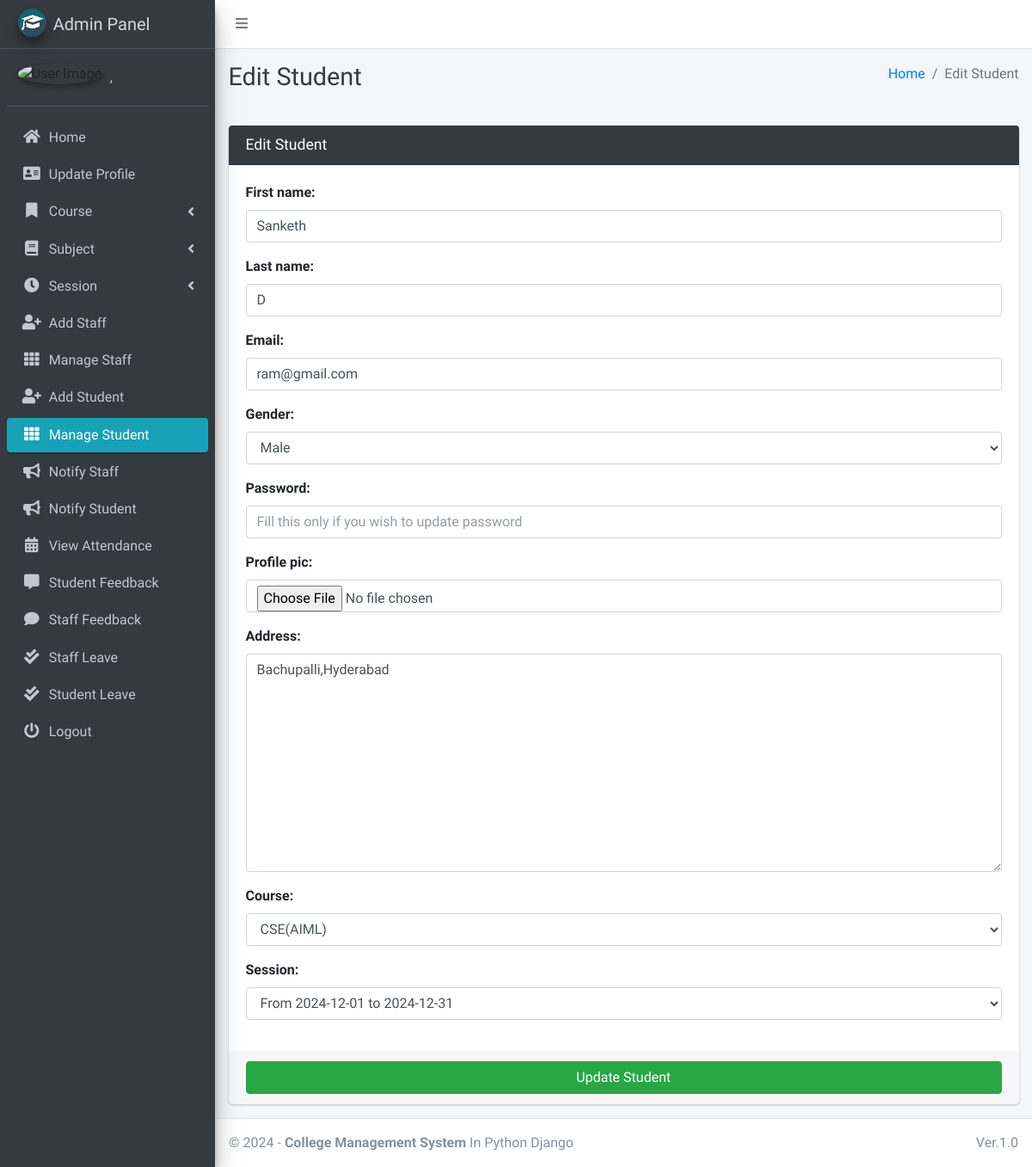
/student/edit/1 (signed in), run on the app's committed database.
### main_app/models.py (models this page shows, shortened)
class CustomUser(AbstractUser):
    USER_TYPE = ((1, "HOD"), (2, "Staff"), (3, "Student"))
    GENDER = [("M", "Male"), ("F", "Female")]
    username = None  # Removed username, using email instead
    email = models.EmailField(unique=True)
    user_type = models.CharField(default=1, choices=USER_TYPE, max_length=1)
    gender = models.CharField(max_length=1, choices=GENDER)
    profile_pic = models.ImageField()
    address = models.TextField()
    fcm_token = models.TextField(default="")  # For firebase notifications
    created_at = models.DateTimeField(auto_now_add=True)
    updated_at = models.DateTimeField(auto_now=True)
    USERNAME_FIELD = "email"
    REQUIRED_FIELDS = []
    objects = CustomUserManager()
    def __str__(self):
        return self.last_name + ", " + self.first_name

class Student(models.Model):
    admin = models.OneToOneField(CustomUser, on_delete=models.CASCADE)
    course = models.ForeignKey(Course, on_delete=models.DO_NOTHING, null=True, blank=False)
    session = models.ForeignKey(Session, on_delete=models.DO_NOTHING, null=True)

### main_app/hod_views.py (the view)
def edit_student(request, student_id):
    student = get_object_or_404(Student, id=student_id)
    form = StudentForm(request.POST or None, instance=student)
    context = {
        'form': form,
        'student_id': student_id,
        'page_title': 'Edit Student'
    }
    if request.method == 'POST':
        if form.is_valid():
            first_name = form.cleaned_data.get('first_name')
            last_name = form.cleaned_data.get('last_name')
            address = form.cleaned_data.get('address')
            username = form.cleaned_data.get('username')
            email = form.cleaned_data.get('email')
            gender = form.cleaned_data.get('gender')
            password = form.cleaned_data.get('password') or None
            course = form.cleaned_data.get('course')
            session = form.cleaned_data.get('session')
            passport = request.FILES.get('profile_pic') or None
            try:
                user = CustomUser.objects.get(id=student.admin.id)
                if passport != None:
                    fs = FileSystemStorage()
                    filename = fs.save(passport.name, passport)
                    passport_url = fs.url(filename)
                    user.profile_pic = passport_url
                user.username = username
                user.email = email
                if password != None:
                    user.set_password(password)
                user.first_name = first_name
                user.last_name = last_name
                student.session = session
                user.gender = gender
                user.address = address
                student.course = course
                user.save()
                student.save()
                messages.success(request, "Successfully Updated")
                return redirect(reverse('edit_student', args=[student_id]))
            except Exception as e:
                messages.error(request, "Could Not Update " + str(e))
        else:
            messages.error(request, "Please Fill Form Properly!")
    else:
        return render(request, "hod_template/edit_student_template.html", context)

### main_app/forms.py
class StudentForm(CustomUserForm):
    def __init__(self, *args, **kwargs):
        super(StudentForm, self).__init__(*args, **kwargs)
    class Meta(CustomUserForm.Meta):
        model = Student
        fields = CustomUserForm.Meta.fields + \
            ['course', 'session']

### main_app/models.py (called while the page is built)
    def __str__(self):
        return "From " + str(self.start_year) + " to " + str(self.end_year)

    def __str__(self):
        return self.name

### main_app/templates/hod_template/edit_student_template.html
{% extends 'main_app/base.html' %}
{% load static %}
{% block page_title %}{{page_title}}{% endblock page_title %}
{% block content %}
<section class="content">
    <div class="container-fluid">
        <div class="row">
            <div class="col-md-12">
                <div class="card card-dark">
                    <div class="card-header">
                        <h3 class="card-title">{{page_title}}</h3>
                    </div>
                    {% include "main_app/form_template.html" with messages=messages  form=form button_text="Update Student"%}
                </div>
            </div>
        </div>
    </div>
</section>
{% endblock content %}

### main_app/templates/main_app/sidebar_template.html (shortened to what this page needs)
{% load static %}
<aside class="main-sidebar sidebar-dark-info elevation-4">
    {% if request.user.user_type == '1' %}
    <a href="{% url 'admin_home' %}" class="brand-link">
        <img src="{% static 'dist/img/cmsl.png' %} " alt="AdminLTE Logo"
            class="brand-image img-circle elevation-3" >
        <span class="brand-text font-weight-light">Admin Panel</span>
    </a>
    <div class="sidebar">
        <div class="user-panel mt-3 pb-3 mb-3 d-flex">
            <div class="image">
                <img src="{{ request.user.profile_pic}}" class="img-circle elevation-2" alt="User Image">
            </div>
            <div class="info">
                <a href="#" class="d-block">{{user}}</a>
            </div>
        </div>
        <nav class="mt-2">
            <ul class="nav nav-pills nav-sidebar flex-column" data-widget="treeview" role="menu" data-accordion="false">
                <li class="nav-item">
                    {% url 'admin_home' as admin_home %}
                    <a href="{{admin_home}}" class="nav-link {% if admin_home == request.path %} active {% endif %}">
                        <i class="nav-icon fas fa-home"></i>
                        <p>
                            Home
                        </p>
                    </a>
                </li>
                <li class="nav-item">
                    {% url 'admin_view_profile' as admin_view_profile %}
                    <a href="{{admin_view_profile}}"
                        class="nav-link {% if admin_view_profile == request.path %} active {% endif %}">
                        <i class="nav-icon fas fa-address-card"></i>
                        <p>
                            Update Profile
                        </p>
                    </a>
                </li>
                <li class="nav-item has-treeview">
                    <a href="#" class="nav-link">
                        <i class="nav-icon fas fa-bookmark"></i>
                        <p>
                            Course
                            <i class="fas fa-angle-left right"></i>
                        </p>
                    </a>
                </li>
                <li class="nav-item has-treeview">
                    <a href="#" class="nav-link">
                        <i class="nav-icon fas fa-book"></i>
                        <p>
                            Subject
                            <i class="fas fa-angle-left right"></i>
                        </p>
                    </a>
                </li>
                <li class="nav-item has-treeview">
                    <a href="#" class="nav-link">
                        <i class="nav-icon fas fa-clock"></i>
                        <p>
                            Session
                            <i class="fas fa-angle-left right"></i>
                        </p>
                    </a>
                </li>
                <li class="nav-item">
                    {% url 'add_staff' as add_staff %}
                    <a href="{{add_staff}}" class="nav-link {% if add_staff == request.path %} active {% endif %}">
                        <i class="nav-icon fas fa-user-plus"></i>
                        <p>
                            Add Staff
                        </p>
                    </a>
                </li>
                <li class="nav-item">
                    {% url 'manage_staff' as manage_staff %}
                    {% url 'edit_staff' staff_id as edit_staff %}
                    <a href="{{manage_staff}}"
                        class="nav-link {% if manage_staff == request.path or request.path == edit_staff %} active {% endif %}">
                        <i class="nav-icon fas fa-th"></i>
                        <p>
                            Manage Staff
                        </p>
                    </a>
                </li>
                <li class="nav-item">
                    {% url 'add_student' as add_student%}
                    <a href="{{add_student}}" class="nav-link  {% if add_student == request.path %} active {% endif %}">
                        <i class="nav-icon fas fa-user-plus"></i>
                        <p>
                            Add Student
                        </p>
                    </a>
                </li>
                <li class="nav-item">
                    {% url 'manage_student' as manage_student %}
                    {% url 'edit_student' student_id as edit_student %}
                    <a href="{{manage_student}}"
                        class="nav-link  {% if edit_student == request.path or manage_student == request.path %} active {% endif %}">
                        <i class="nav-icon fas fa-th"></i>
                        <p>
                            Manage Student
                        </p>
                    </a>
                </li>
                <li class="nav-item">
                    {% url 'admin_notify_staff' as admin_notify_staff %}
                    <a href="{{admin_notify_staff}}"
                        class="nav-link {% if admin_notify_staff == request.path %} active {% endif %}">
                        <i class="nav-icon fas fa-bullhorn"></i>
                        <p>
                            Notify Staff
                        </p>
                    </a>
                </li>
                <li class="nav-item">
                    {% url 'admin_notify_student' as admin_notify_student %}
                    <a href="{{admin_notify_student}}"
                        class="nav-link {% if admin_notify_student == request.path %} active {% endif %}">
                        <i class="nav-icon fas fa-bullhorn"></i>
                        <p>
                            Notify Student
                        </p>
                    </a>
                </li>
                <li class="nav-item">
                    {% url 'admin_view_attendance' as admin_view_attendance %}
                <li class="nav-item">
                    <a href="{{admin_view_attendance}}"
                        class="nav-link  {% if admin_view_attendance == request.path %} active {% endif %}">
                        <i class="nav-icon fas fa-calendar-alt"></i>
                        <p>
                            View Attendance
                        </p>
                    </a>
                </li>
                <li class="nav-item">
                    {% url 'student_feedback_message' as student_feedback_message %}
                    <a href="{{ student_feedback_message }}"
                        class="nav-link  {% if student_feedback_message == request.path %} active {% endif %}">
                        <i class="nav-icon fas fa-comment-alt"></i>
                        <p>
                            Student Feedback
                        </p>
                    </a>
                </li>
                <li class="nav-item">
                    {% url 'staff_feedback_message' as staff_feedback_message %}
                    <a href="{{staff_feedback_message}}"
                        class="nav-link   {% if staff_feedback_message == request.path %} active {% endif %}">
                        <i class="nav-icon fas fa-comment"></i>
                        <p>
                            Staff Feedback
                        </p>
                    </a>
                </li>
                <li class="nav-item">
                    {% url 'view_staff_leave' as view_staff_leave %}
                    <a href="{{view_staff_leave}}"
                        class="nav-link  {% if view_staff_leave == request.path %} active {% endif %}">
                        <i class="nav-icon fas fa-check-double"></i>
                        <p>
                            Staff Leave
                        </p>
                    </a>
                </li>
                <li class="nav-item">
                    {% url 'view_student_leave' as view_student_leave %}
                    <a href="{% url 'view_student_leave' %}"
                        class="nav-link  {% if view_student_leave == request.path %} active {% endif %}">
                        <i class="nav-icon fas fa-check-double"></i>
                        <p>
                            Student Leave
                        </p>
                    </a>
                </li>
                                        {% endif %}
                                        <li class="nav-item">
                                            <a href="{% url 'user_logout' %}"
                                                onclick="return confirm('Your session would be terminated.\n\nProceed?')"
                                                class="nav-link">
                                                <i class="nav-icon fas fa-power-off"></i>
                                                <p>
                                                    Logout
                                                </p>
                                            </a>
                                        </li>
                                    </ul>
                                </nav>
                            </div>
</aside>

### main_app/templates/main_app/form_template.html (shortened to what this page needs)
<form role="form" method="POST" enctype="multipart/form-data">
    <div class="card-body">
        {% for field in form  %}
        <div class="form-group">
            {{field.label_tag}}
            {{field}}
        </div>
        {% endfor %}
    </div>
    <div class="card-footer">
        <button type="submit" class="btn btn-success btn-block">
            {% if button_text %}
            {{button_text}}
            {% else %}
            Submit
            {% endif %}
        </button>
    </div>
</form>

### data on the page
CustomUser: last_name+first_name ","
Student: form "CSE(AIML)" "From 2024-12-01 to 2024-12-31"

### other printed values
{{ page_title }} "Edit Student"
{{ field.label_tag }} "First name:" "Last name:" "Email:" "Gender:" "Password:" "Profile pic:" "Address:" "Course:" "Session:"
{{ button_text }} "Update Student"
